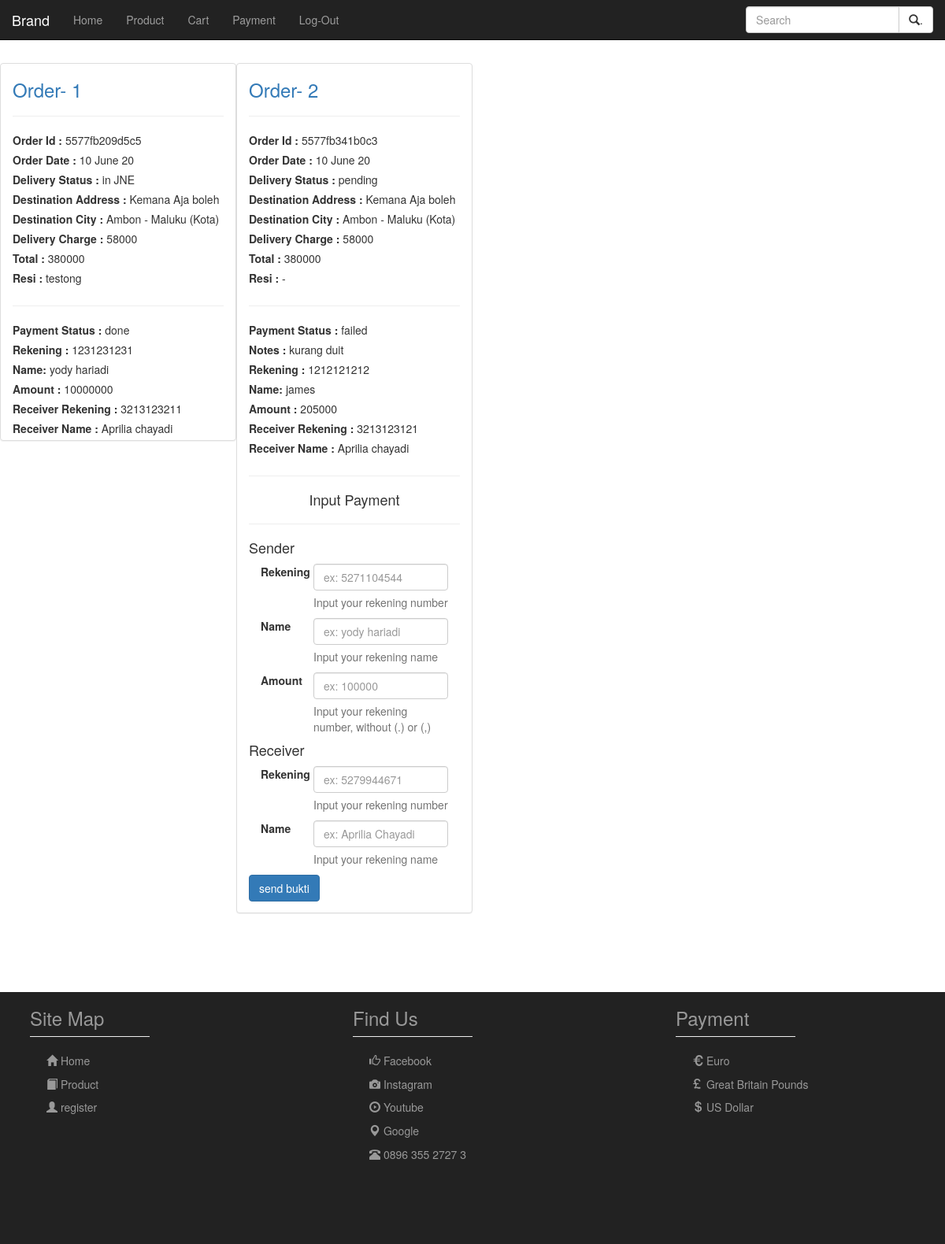
The page /index.php?page=member/payment.php&err=sucess (signed in) on the database its author committed.
### tables this page shows
CREATE TABLE IF NOT EXISTS `payment` (
  `paymentid` int(11) NOT NULL,
  `headerid` varchar(50) NOT NULL,
  `status` varchar(10) NOT NULL,
  `rekening` varchar(100) NOT NULL,
  `an` varchar(100) NOT NULL,
  `amount` int(11) NOT NULL,
  `rekeningpenerima` varchar(100) NOT NULL,
  `anpenerima` varchar(100) NOT NULL,
  `note` varchar(100) NOT NULL
);

CREATE TABLE IF NOT EXISTS `header` (
  `headerid` varchar(50) NOT NULL,
  `username` varchar(50) NOT NULL,
  `date` varchar(10) NOT NULL,
  `address` varchar(250) NOT NULL,
  `Status` varchar(10) NOT NULL,
  `destinationcity` varchar(100) NOT NULL,
  `ongkir` int(11) NOT NULL,
  `total` int(11) NOT NULL,
  `phone` varchar(15) NOT NULL,
  `resi` varchar(50) NOT NULL
);

### connect.php (called while the page is built, shortened)
<?php
	function query($conn,$sql)
	{
		$index = 0;
		$result = mysqli_query($conn, $sql);
		if (mysqli_num_rows($result) > 0) {
		    while($row = mysqli_fetch_assoc($result)) {
		        $arr[$index]=$row;
		        $index++;
		    }
		} else {
		    $arr = null;
		}
		return $arr;
	}
 ?>

### member/payment.php (the view, shortened to what this page needs)
<br/><br/><br/><br/>
<div class="container-fluid">
<div class="row">
<?php
	include "connect.php";
	$username = $_SESSION['username'];
	$arr = query($con,"select h.headerid as headerid, date, address, h.status as status, destinationcity, ongkir, total, phone, resi, p.status as payment_stat, rekening, an, amount, rekeningpenerima, anpenerima, note from header h join payment p on p.headerid = h.headerid where username = '$username' ");
	$i=1;
	foreach ($arr as $value) {
?>
	<div class="col-md-3 panel panel-default">
		<a href='#'><h3 class='trigger' onclick='detail("<?php echo $value['headerid'] ?>")'>Order- <?php echo $i ?></h3></a>
		<hr>
		<label>Order Id : </label> <?php echo $value['headerid'] ?>
		<br/>
		<label>Order Date :</label> <?php echo $value['date'] ?>
		<br/>
		<label>Delivery Status :</label> <?php echo $value['status'] ?>
		<br/>
		<label>Destination Address :</label> <?php echo $value['address'] ?>
		<br/>
		<label>Destination City :</label> <?php echo $value['destinationcity'] ?>
		<br/>
		<label>Delivery Charge : </label> <?php echo $value['ongkir'] ?>
		<br/>
		<label>Total : </label> <?php echo $value['total'] ?>
		<br/>
		<label>Resi : </label> <?php echo $value['resi'] ?>
		<br/>
		<hr>
		<label>Payment Status : </label> <?php echo $value['payment_stat'] ?>
		<br/>
		<?php if($value['payment_stat']=='failed') {?>
		<label>Notes : </label> <?php echo $value['note'] ?><br/>
		<?php } ?>
		<label>Rekening : </label> <?php echo $value['rekening'] ?>
		<br/>
		<label>Name: </label> <?php echo $value['an'] ?>
		<br/>
		<label>Amount : </label> <?php echo $value['amount'] ?>
		<br/>
		<label>Receiver Rekening : </label> <?php echo $value['rekeningpenerima'] ?>
		<br/>
		<label>Receiver Name : </label> <?php echo $value['anpenerima'] ?>
		<?php if($value['payment_stat'] == 'pending' || $value['payment_stat'] == 'failed') {?>
		<hr>
		<h4 align='center'>Input Payment</h4>
		<form action='member/insertpayment.php' method='post'>
			<hr>
			<h4>Sender</h4>
			<div class="form-group">
			    <label for="address" class="col-sm-3 control-label">Rekening</label>
			    <div class="col-sm-9">
			      <input class='number form-control' name='rekening' placeholder='ex: 5271104544'>
			      <p class="help-block">Input your rekening number</p>
			    </div>
			</div>
			<div class="form-group">
			    <label for="address" class="col-sm-3 control-label">Name</label>
			    <div class="col-sm-9">
			      <input class='form-control' name='an' placeholder='ex: yody hariadi'>
			      <p class="help-block">Input your rekening name</p>
			    </div>
			</div>
			<div class="form-group">
			    <label for="address" class="col-sm-3 control-label">Amount</label>
			    <div class="col-sm-9">
			      <input class='number form-control' name='amount' placeholder='ex: 100000'>
			      <p class="help-block">Input your rekening number, without (.) or (,)</p>
			    </div>
			</div>
			<h4>Receiver</h4>
			<div class="form-group">
			    <label for="address" class="col-sm-3 control-label">Rekening</label>
			    <div class="col-sm-9">
			      <input class='number form-control' name='rekeningpenerima' placeholder='ex: 5279944671'>
			      <p class="help-block">Input your rekening number</p>
			    </div>
			</div>
			<div class="form-group">
			    <label for="address" class="col-sm-3 control-label">Name</label>
			    <div class="col-sm-9">
			      <input class='form-control' name='anpenerima' placeholder='ex: Aprilia Chayadi'>
			      <p class="help-block">Input your rekening name</p>
			    </div>
			</div>
			<button class='btn btn-primary' type='submit'>send bukti</button>
		</form>
		<?php } ?>
	</div>
<?php $i++;} ?>
</div>
</div>
<br/><br/><br/><br/>

### css.css (style rules this page uses)
body { overflow-x:hidden; }

### rows shown on the page
payment: headerid.headerid "5577fb209d5c5", headerid.date "10 June 20", headerid.Status "in JNE", headerid.address "Kemana Aja boleh", headerid.destinationcity "Ambon - Maluku (Kota)", headerid.ongkir "58000", headerid.total "380000", headerid.resi "testong", status "done", rekening "1231231231", an "yody hariadi", amount "10000000", rekeningpenerima "3213123211", anpenerima "Aprilia chayadi"
payment: headerid.headerid "5577fb341b0c3", headerid.date "10 June 20", headerid.Status "pending", headerid.address "Kemana Aja boleh", headerid.destinationcity "Ambon - Maluku (Kota)", headerid.ongkir "58000", headerid.total "380000", headerid.resi "-", status "failed", note "kurang duit", rekening "1212121212", an "james", amount "205000", rekeningpenerima "3213123121", anpenerima "Aprilia chayadi"
